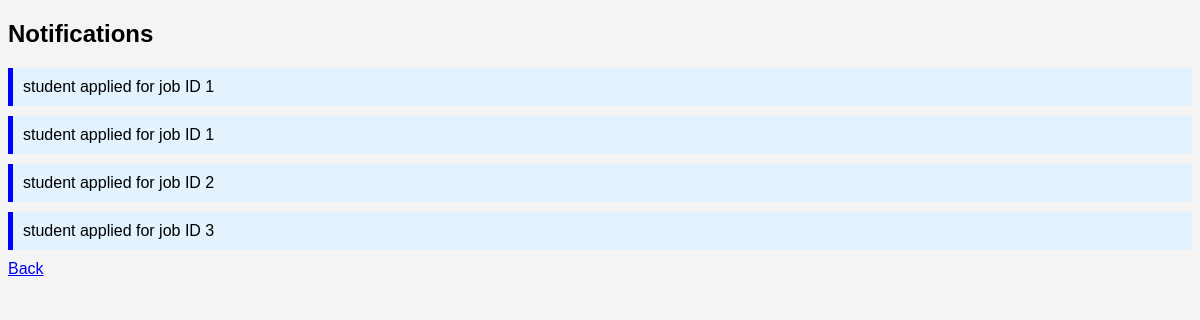
The app's page /notifications (signed in) with its own data.
### tables this page shows
CREATE TABLE notifications
    (id INTEGER PRIMARY KEY AUTOINCREMENT, 
     user_id INTEGER,message TEXT);

### app.py (the view)
@app.route("/notifications")
def notifications():
    if "user" not in session:
        return redirect("/login")
    user_id = session.get("user_id")
    conn = sqlite3.connect("database.db")
    cur = conn.cursor()
    cur.execute("SELECT *  FROM notifications WHERE user_id=?", (user_id,))
    data = cur.fetchall()
    conn.close()
    return render_template("notifications.html", notifications=data)

### templates/notifications.html (shortened to what this page needs)
<!DOCTYPE HTML>
<html>
    <head>
    </head>
    <body>
        <h2>Notifications</h2>
{% if notifications %}
{% for n in notifications %}
<div class="notification">
    {{ n[2] }}
</div>
{% endfor %}
{% else %}
<p> No Notification</p>
{% endif %}
<a href="/student">Back</a>
    </body>
    </html>

### templates/notifications.html (style rules this page uses)
body { font-family:Arial; background:#f4f4f4; }
.notification { background:#e3f2fd; padding:10px; margin:10px 0; border-left:5px solid blue; }

### records on screen
notifications: message "student applied for job ID 1"
notifications: message "student applied for job ID 1"
notifications: message "student applied for job ID 2"
notifications: message "student applied for job ID 3"
